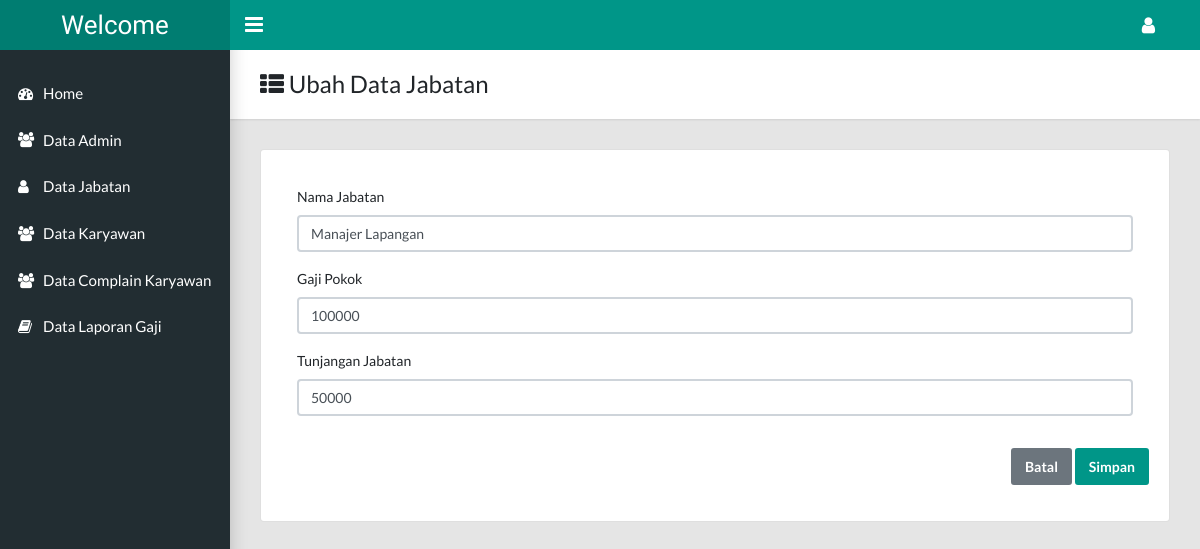
Before: /index.php?ubah_jabatan&id=4 (signed in) with the older database file.
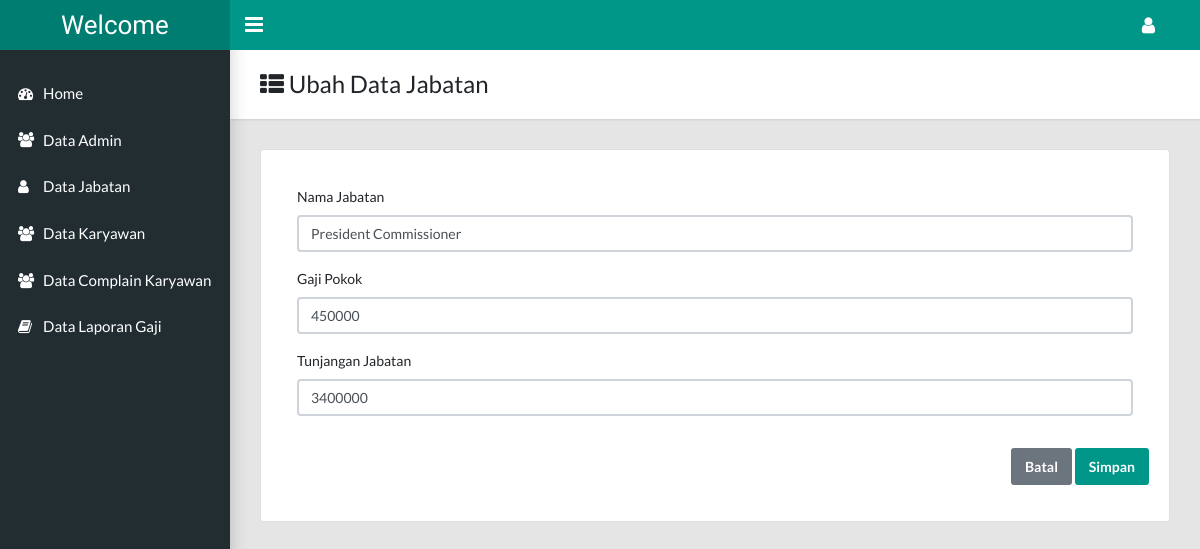
After: the same page with the newer database file.
### tables this page shows
CREATE TABLE `jabatan` (
  `id_jabatan` int(11) NOT NULL,
  `nama_jabatan` varchar(255) NOT NULL,
  `gaji_pokok` int(11) NOT NULL,
  `tunjangan_jabatan` int(11) NOT NULL
);

### pages/data_jabatan/ubah.php (the view, shortened to what this page needs)
<?php
$id = $_GET['id'];
$query = mysqli_query($koneksi, "SELECT * FROM jabatan WHERE id_jabatan = '$id'");
$data = mysqli_fetch_assoc($query);
?>
<main class="app-content">
    <div class="app-title">
        <div>
            <h1><i class="fa fa-th-list"></i> Ubah Data Jabatan</h1>
        </div>
    </div>
    <div class="row">
        <div class="col-md-12">
            <div class="card">
                <div class="card-body">
                    <form action="" method="post">
                        <div class="modal-body">
                            <div class="form-group">
                                <label for="nama">Nama Jabatan</label>
                                <input type="text" name="nama" class="form-control" id="nama" value="<?= $data['nama_jabatan'] ?>">
                            </div>
                            <div class="form-group">
                                <label for="gaji">Gaji Pokok</label>
                                <input type="number" name="gaji" class="form-control" id="gaji" value="<?= $data['gaji_pokok'] ?>">
                            </div>
                            <div class="form-group">
                                <label for="tunjangan">Tunjangan Jabatan</label>
                                <input type="number" name="tunjangan" class="form-control" id="tunjangan" value="<?= $data['tunjangan_jabatan'] ?>">
                            </div>
                        </div>
                        <div class="form-group float-right">
                        <a href="index.php?data_jabatan" class="btn btn-secondary" onclick ="return confirm('Yakin ubah data dibatalkan?');">Batal</a> </td>
                            <button type="submit" name="submit" class="btn btn-primary">Simpan</button>
                        </div>
                    </form>
                </div>
            </div>
        </div>
    </div>
</main>

Changed rows visible on the page:
changed jabatan: nama "Manajer Lapangan" → "President Commissioner"; gaji "100000" → "450000"; tunjangan "50000" → "3400000"
